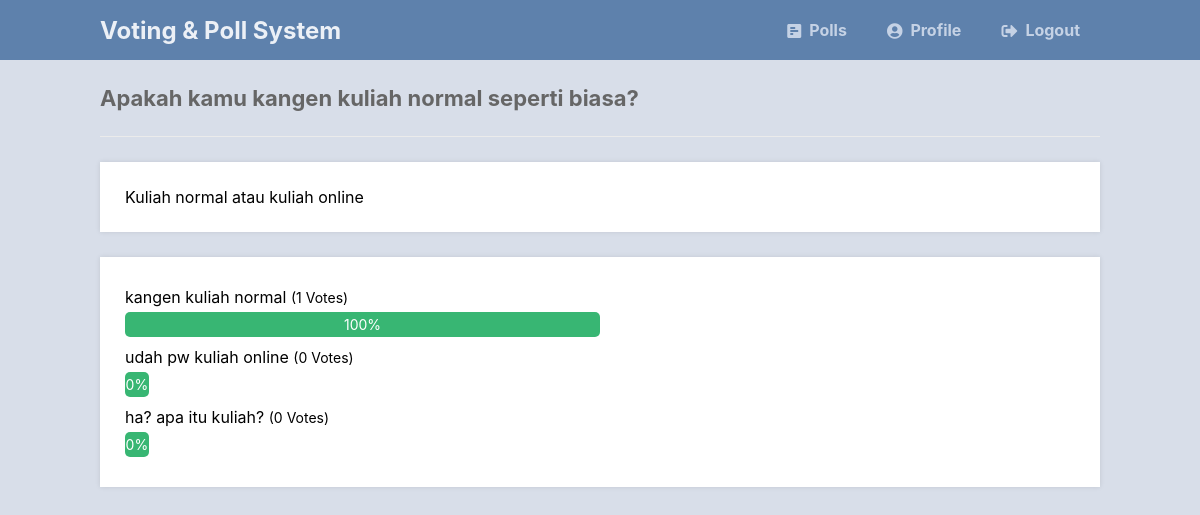
The page /result.php?id=3 (signed in) on the database its author committed.
### tables this page shows
CREATE TABLE `polls` (
  `id` int(11) NOT NULL,
  `title` text NOT NULL,
  `desc` text NOT NULL
);

CREATE TABLE `poll_answers` (
  `id` int(11) NOT NULL,
  `poll_id` int(11) NOT NULL,
  `title` text NOT NULL,
  `votes` int(11) NOT NULL DEFAULT 0
);

### result.php (the view, shortened to what this page needs)
<?php
include 'functions.php';
$pdo = pdo_connect_mysql();
if (isset($_GET['id'])) {
    $stmt = $pdo->prepare('SELECT * FROM polls WHERE id = ?');
    $stmt->execute([$_GET['id']]);
    $poll = $stmt->fetch(PDO::FETCH_ASSOC);
    if ($poll) {
        $stmt = $pdo->prepare('SELECT * FROM poll_answers WHERE poll_id = ? ORDER BY votes DESC');
        $stmt->execute([$_GET['id']]);
        $poll_answers = $stmt->fetchAll(PDO::FETCH_ASSOC);
        $total_votes = 0;
        foreach ($poll_answers as $poll_answer) {
            $total_votes += $poll_answer['votes'];
        }
    } else {
        die('Poll with that ID does not exist.');
    }
} else {
    die('No poll ID specified.');
}
?>
<?=template_header('Poll Results')?>
<div class="content poll-result">
    <h2><?=$poll['title']?></h2>
    <?php
        if ($poll['desc'] != "") {
            echo '<p>' . $poll['desc'] . '</p>';
        }
    ?>
    <div class="wrapper">
        <?php foreach ($poll_answers as $poll_answer): ?>
        <div class="poll-question">
            <p><?=$poll_answer['title']?> <span>(<?=$poll_answer['votes']?> Votes)</span></p>
            <div class="result-bar" style= "width:<?=@round(($poll_answer['votes'] / $total_votes) * 100)?>%">
                <?=@round(($poll_answer['votes'] / $total_votes) * 100)?>%
            </div>
        </div>
        <?php endforeach;?>
    </div>
</div>
<?=template_footer()?>

### functions.php (shortened to what this page needs)
<?php
function template_header($title)
{
    echo <<<EOT
    <!DOCTYPE html>
    <html>
        <head>
            <meta charset="utf-8">
            <title>$title</title>
            <link href="style.css" rel="stylesheet" type="text/css">
            <link rel="stylesheet" href="https://use.fontawesome.com/releases/v5.13.0/css/all.css">
        </head>
        <body>
        <nav class="navtop">
            <div>
                <h1>Voting & Poll System</h1>
                <a href="index.php"><i class="fas fa-poll-h"></i>Polls</a>
                <a href="profile.php"><i class="fas fa-user-circle"></i>Profile</a>
                <a href="logout.php"><i class="fas fa-sign-out-alt"></i>Logout</a>
            </div>
        </nav>
    EOT;
}
function template_footer()
{
    echo <<<EOT
        </body>
    </html>
    EOT;
}
?>

### style.css (style rules this page uses)
* { box-sizing: border-box; font-family: -apple-system, BlinkMacSystemFont, "segoe ui", roboto, oxygen, ubuntu, cantarell, "fira sans", "droid sans", "helvetica neue", Arial, sans-serif; font-size: 16px; -webkit-font-smoothing: antialiased; -moz-osx-font-smoothing: grayscale; }
body { background-color: var(--nord4); margin: 0; }
.navtop { background-color: var(--nord10); height: 60px; width: 100%; border: 0; }
.navtop div { display: flex; margin: 0 auto; width: 1000px; height: 100%; }
.navtop div h1, .navtop div a { display: inline-flex; align-items: center; }
.navtop div h1 { flex: 1; font-size: 24px; padding: 0; margin: 0; color: #ecf0f6; font-weight: bold; }
.navtop div a { padding: 0 20px; text-decoration: none; color: #c5d2e5; font-weight: bold; }
.navtop div a i { padding: 2px 8px 0 0; }
.content { width: 1000px; margin: 0 auto; }
.content h2 { margin: 0; padding: 25px 0; font-size: 22px; border-bottom: 1px solid #ebebeb; color: #666666; }
.content>p, .content>div { box-shadow: 0 0 5px 0 rgba(0, 0, 0, 0.1); margin: 25px 0; padding: 25px; background-color: #fff; }
.content>div p { padding: 5px; margin: 0 0 10px 0; }
.poll-result .wrapper { display: flex; flex-flow: column; }
.poll-result .wrapper .poll-question { width: 50%; padding-bottom: 5px; }
.poll-result .wrapper .poll-question p { margin: 0; padding: 5px 0; }
.poll-result .wrapper .poll-question p span { font-size: 14px; }
.poll-result .wrapper .poll-question .result-bar { display: flex; height: 25px; min-width: 5%; background-color: #38b673; border-radius: 5px; font-size: 14px; color: #FFFFFF; justify-content: center; align-items: center; }

### nord.css (style rules this page uses)
:root { --nord0: #2e3440; --nord1: #3b4252; --nord2: #434c5e; --nord3: #4c566a; --nord4: #d8dee9; --nord5: #e5e9f0; --nord6: #eceff4; --nord7: #8fbcbb; --nord8: #88c0d0; --nord9: #81a1c1; --nord10: #5e81ac; --nord11: #bf616a; --nord12: #d08770; --nord13: #ebcb8b; --nord14: #a3be8c; --nord15: #b48ead; }

### rows shown on the page
polls: title "Apakah kamu kangen kuliah normal seperti biasa?", desc "Kuliah normal atau kuliah online"
poll_answers: title "kangen kuliah normal", votes "1", @round(($poll_answer['votes']/$total_votes)*100) "100"
poll_answers: title "udah pw kuliah online", votes "0", @round(($poll_answer['votes']/$total_votes)*100) "0"
poll_answers: title "ha? apa itu kuliah?", votes "0", @round(($poll_answer['votes']/$total_votes)*100) "0"
